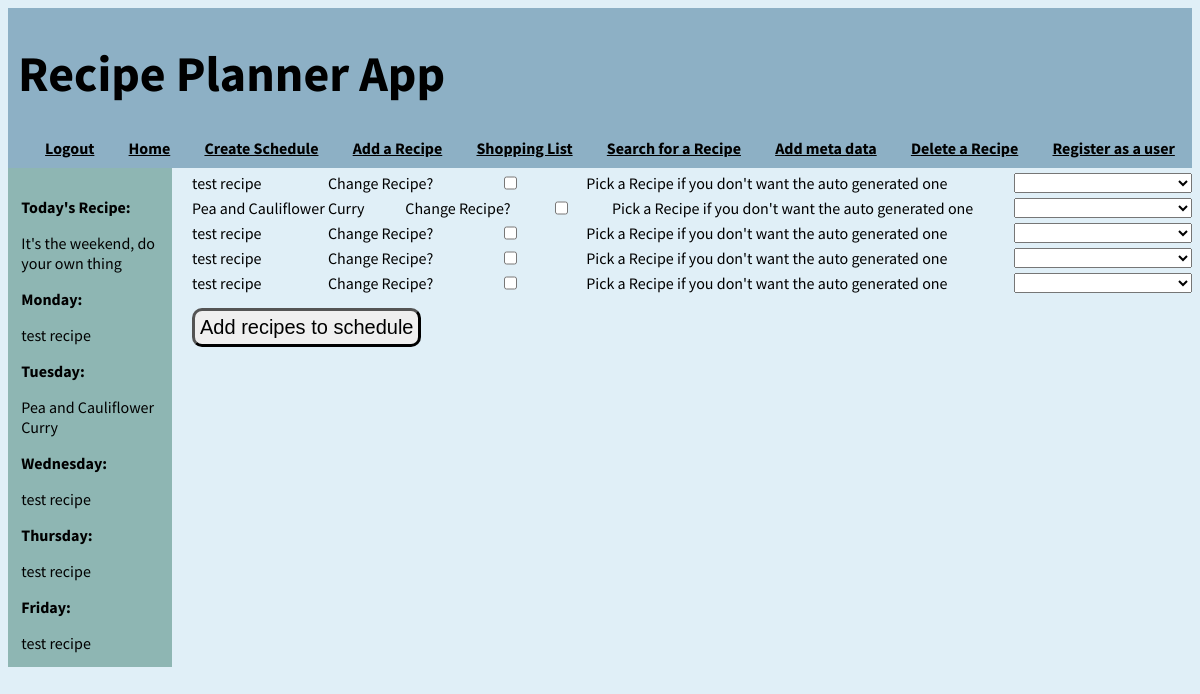
/finalise_schedule (signed in), run on an earlier commit of the app's database.
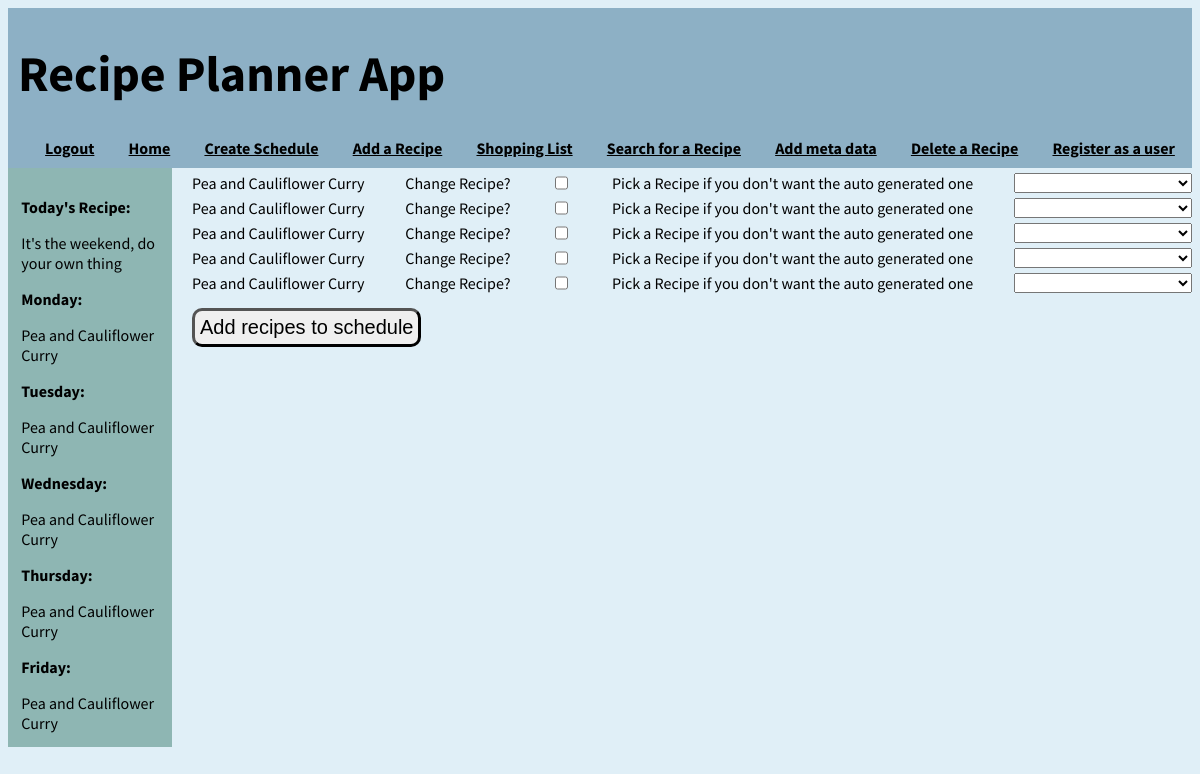
And on a later commit of the database.
### application/models.py (models this page shows, shortened)
class Recipes(db.Model):
    id = db.Column(db.Integer, primary_key=True)
    recipe_name = db.Column(db.String(100), nullable=False)
    recipe_description = db.Column(db.String(500))
    cuisine_id = db.Column(db.Integer, db.ForeignKey('cuisine.id'))
    quantity = db.relationship('Quantity', backref="recipes")
    method = db.relationship('Method', backref='mrecipes')

### application/routes.py (the view)
@app.route('/finalise_schedule', methods=['POST','GET'])
@login_required
def finalise_schedule():
    week = create_weekly_recipes()
    recipe_of_the_day = create_recipe_of_the_day()
    day = what_day_is_it()
    form = FinaliseScheduleForm()
    choices = [(r.id, r.recipe_name) for r in Recipes.query.order_by('recipe_name')]
    choices.insert(0, ("", ""))
    form.monday_recipe.choices = choices
    form.tuesday_recipe.choices = choices
    form.wednesday_recipe.choices = choices
    form.thursday_recipe.choices = choices
    form.friday_recipe.choices = choices
    if request.method == 'POST':
        if form.monday_cb.data == True:
            sched = Schedule.query.filter_by(day_of_the_week = 0).first()
            sched.recipe_id = form.monday_recipe.data
            db.session.add(sched)
            db.session.commit()
        if form.tuesday_cb.data == True:
            sched = Schedule.query.filter_by(day_of_the_week = 1).first()
            sched.recipe_id = form.tuesday_recipe.data
            db.session.add(sched)
            db.session.commit()
        if form.wednesday_cb.data == True:
            sched = Schedule.query.filter_by(day_of_the_week = 2).first()
            sched.recipe_id = form.wednesday_recipe.data
            db.session.add(sched)
            db.session.commit()
        if form.thursday_cb.data == True:
            sched = Schedule.query.filter_by(day_of_the_week = 3).first()
            sched.recipe_id = form.thursday_recipe.data
            db.session.add(sched)
            db.session.commit()
        if form.friday_cb.data == True:
            sched = Schedule.query.filter_by(day_of_the_week = 4).first()
            sched.recipe_id = form.friday_recipe.data
            db.session.add(sched)
            db.session.commit()
        monday_recipe_ingredients = Quantity.query.filter_by(recipe_id = (Schedule.query.filter_by(day_of_the_week = 0).first().recipe_id)).all()
        tuesday_recipe_ingredients = Quantity.query.filter_by(recipe_id = (Schedule.query.filter_by(day_of_the_week = 1).first().recipe_id)).all()
        wednesday_recipe_ingredients = Quantity.query.filter_by(recipe_id = (Schedule.query.filter_by(day_of_the_week = 2).first().recipe_id)).all()
        thursday_recipe_ingredients = Quantity.query.filter_by(recipe_id = (Schedule.query.filter_by(day_of_the_week = 3).first().recipe_id)).all()
        friday_recipe_ingredients = Quantity.query.filter_by(recipe_id = (Schedule.query.filter_by(day_of_the_week = 4).first().recipe_id)).all()
        ingredient_list = []
        for m in monday_recipe_ingredients:
            ingredient_list.append([m.ingredient_id, m.amount, m.measure])
        for m in tuesday_recipe_ingredients:
            ingredient_list.append([m.ingredient_id, m.amount, m.measure])
        for m in wednesday_recipe_ingredients:
            ingredient_list.append([m.ingredient_id, m.amount, m.measure])
        for m in thursday_recipe_ingredients:
            ingredient_list.append([m.ingredient_id, m.amount, m.measure])
        for m in friday_recipe_ingredients:
            ingredient_list.append([m.ingredient_id, m.amount, m.measure])
        db.session.query(ShoppingList).delete()
        db.session.commit()
        ingredient_ids = [ingredient[0] for ingredient in ingredient_list]
        unique_ingredients = set(ingredient_ids)
        aggregated_ingredient_list = []
        for ingr in unique_ingredients:
            a = [0,0,0]
            for ing in ingredient_list:
                if ingr == ing[0]:
                    a[0] = ing[0]
                    a[1] += ing[1]
                    a[2] = ing[2]
            shop_item = ShoppingList(a[0], a[1], a[2], current_user.id)
            db.session.add(shop_item)
            db.session.commit()
            aggregated_ingredient_list.append(shop_item)
        return redirect(url_for('amend_shopping_list'))
    else:
        weekly_schedule = Schedule.query.order_by('day_of_the_week')
        mon = Recipes.query.filter_by(id = weekly_schedule[0].recipe_id).first().recipe_name
        tue = Recipes.query.filter_by(id = weekly_schedule[1].recipe_id).first().recipe_name
        wed = Recipes.query.filter_by(id = weekly_schedule[2].recipe_id).first().recipe_name
        thu = Recipes.query.filter_by(id = weekly_schedule[3].recipe_id).first().recipe_name
        fri = Recipes.query.filter_by(id = weekly_schedule[4].recipe_id).first().recipe_name
        return render_template('finalise_schedule.html', day=day, week=week, recipe_of_the_day=recipe_of_the_day, form=form, mon=mon, tue=tue, wed=wed, thu=thu, fri=fri)

### application/forms.py
class FinaliseScheduleForm(FlaskForm):
    monday_cb = BooleanField('Change Recipe?')
    tuesday_cb = BooleanField('Change Recipe?')
    wednesday_cb = BooleanField('Change Recipe?')
    thursday_cb = BooleanField('Change Recipe?')
    friday_cb = BooleanField('Change Recipe?')
    monday_recipe = SelectField('Pick a Recipe if you don\'t want the auto generated one', choices = [])
    tuesday_recipe = SelectField('Pick a Recipe if you don\'t want the auto generated one', choices = [])
    wednesday_recipe = SelectField('Pick a Recipe if you don\'t want the auto generated one', choices = [])
    thursday_recipe = SelectField('Pick a Recipe if you don\'t want the auto generated one', choices = [])
    friday_recipe = SelectField('Pick a Recipe if you don\'t want the auto generated one', choices = [])
    submit_recipes = SubmitField('Add recipes to schedule')

### application/models.py (called while the page is built)
@login.user_loader
def load_user(id):
    return User.query.get(int(id))

### application/routes.py (called while the page is built)
def create_weekly_recipes():
    week = []
    for num in range(5):
         week.append(get_recipe_for_day(num))
    return week

def what_day_is_it():
    day = date.today()
    day = calendar.day_name[day.weekday()]

### application/templates/finalise_schedule.html (shortened to what this page needs)
{% extends 'layout.html'%}
{% block body %}
<form method="POST">
{% if mon %}
<div class = 'field4'>
    {{ mon }} {{ form.monday_cb.label }} {{ form.monday_cb }} {{ form.monday_recipe.label }} {{ form.monday_recipe }}
</div>
<div class='field4'>
    {{ tue }} {{ form.tuesday_cb.label }} {{ form.tuesday_cb }} {{ form.tuesday_recipe.label }} {{ form.tuesday_recipe }}
</div>
<div class='field4'>
    {{ wed }} {{ form.wednesday_cb.label }} {{ form.wednesday_cb }} {{ form.wednesday_recipe.label }} {{ form.wednesday_recipe }}
</div>
<div class='field4'>
    {{ thu }} {{ form.thursday_cb.label }} {{ form.thursday_cb }} {{ form.thursday_recipe.label }} {{ form.thursday_recipe }}
</div>
<div class='field4'>
    {{ fri }} {{ form.friday_cb.label }} {{ form.friday_cb }} {{ form.friday_recipe.label }} {{ form.friday_recipe }}
</div>
{{form.submit_recipes}}
{% endif %}
</form>
{% endblock body %}

### application/templates/layout.html (shortened to what this page needs)
<!DOCTYPE html>
<html lang="en">
<head>
    <link href="../static/format.css" rel="stylesheet">
</head>
<body style="font-family: Source Sans Pro, sans-serif">
    <div class="header" >
        <div style="display:flex">
            <h1 style="color:rgb(0, 0, 0); font-size:50px; margin-left: 10px"> Recipe Planner App</h1></div>
        <div id = "links">
            {% if current_user.is_anonymous %}
            <a href="{{ url_for('login') }}">Login</a>
            {% else %}
            <a href="{{ url_for('logout') }}">Logout</a>
            {% endif %}
            <a href="{{ url_for('index') }}">Home</a>
            <a href="{{ url_for('create_weekly_schedule') }}"> Create Schedule</a>
            <a href="{{ url_for('add_recipe') }}">Add a Recipe</a>
            <a href="{{ url_for('amend_shopping_list') }}">Shopping List</a>
            <a href="{{ url_for('search_recipes') }}">Search for a Recipe</a>
            <a href="{{ url_for('add_meta') }}">Add meta data</a>
            <a href="{{ url_for('delete_recipe') }}"> Delete a Recipe</a>
            <a href="{{url_for('register')}}">Register as a user</a>
        </div>
    </div>
    <div class="container">
        <div id="left">
            <p><b>Today's Recipe:</b></p>
            {{ recipe_of_the_day }}
            <p><b>Monday:</b></p>
            {{ week[0].recipe_name }}
            <p><b>Tuesday:</b></p>
            {{ week[1].recipe_name }}
            <p><b>Wednesday:</b></p>
            {{ week[2].recipe_name }}
            <p><b>Thursday:</b></p>
            {{ week[3].recipe_name }}
            <p><b>Friday:</b></p>
            {{ week[4].recipe_name }}
        </div>
        <div id="center">
            {% block body %}
            {% endblock body %}
        </div>
    </div>
</body>
</html>

What changed in the data, as far as the page shows it:
removed Recipes: recipe_name "test recipe"
Also different on the page:
{{ week[0].recipe_name }}: "test recipe" → "Pea and Cauliflower Curry"
{{ week[2].recipe_name }}: "test recipe" → "Pea and Cauliflower Curry"
{{ week[3].recipe_name }}: "test recipe" → "Pea and Cauliflower Curry"
{{ week[4].recipe_name }}: "test recipe" → "Pea and Cauliflower Curry"
{{ mon }}: "test recipe" → "Pea and Cauliflower Curry"
{{ wed }}: "test recipe" → "Pea and Cauliflower Curry"
{{ thu }}: "test recipe" → "Pea and Cauliflower Curry"
{{ fri }}: "test recipe" → "Pea and Cauliflower Curry"
